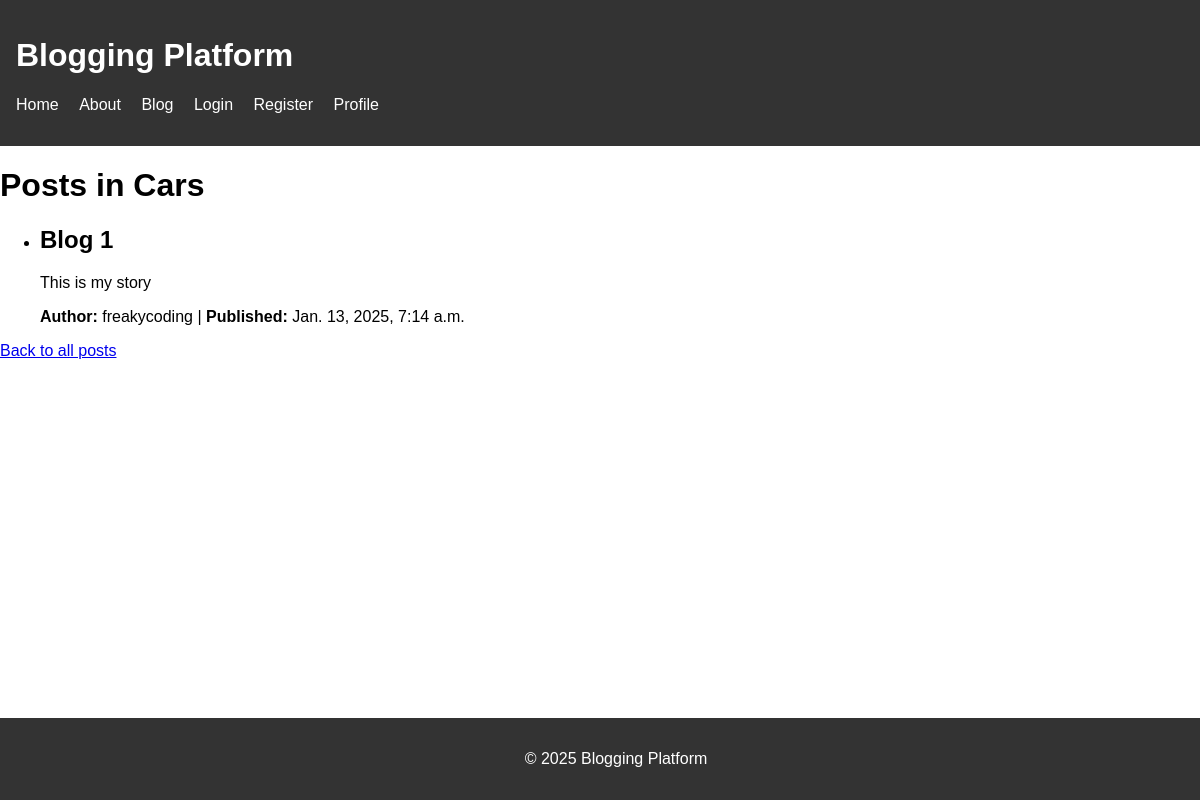
The app's page /blog/category/Cars/ with its own data.
### blog/models.py (models this page shows, shortened)
class Category(models.Model):
    name = models.CharField(max_length=100)

class BlogPost(models.Model):
    title = models.CharField(max_length=200)
    content = models.TextField()
    author = models.ForeignKey(User, on_delete=models.CASCADE)
    category = models.ForeignKey(Category, on_delete=models.SET_NULL, null=True)
    published_date = models.DateTimeField(auto_now=True)
    tags = models.ManyToManyField(Tag, blank=True)
    created_at = models.DateTimeField(auto_now_add=True)
    class Meta:
        ordering = ['-created_at']  # Order posts by creation date, newest first

### blog/views.py (the view)
# urls.py: path('category/<str:category_name>/', posts_by_category, name='posts_by_category'),
def posts_by_category(request, category_name):
    posts = BlogPost.objects.filter(category__name=category_name)
    published_after = request.GET.get('published_after')
    if published_after:
        published_after_date = datetime.strptime(published_after, '%Y-%m-%d')
        posts = posts.filter(published_date__gte=published_after_date)
    tags = request.GET.get('tags')
    if tags:
        tags_list = [tag.strip() for tag in tags.split(',')]
        posts = posts.filter(tags__in=tags_list)
    return render(request, 'blog/posts_by_category.html', {'posts': posts, 'category': category_name})

### blog/templates/blog/posts_by_category.html
{% extends 'base.html' %}
{% block content %}
    <h1>Posts in {{ category }}</h1>
    <ul>
        {% for post in posts %}
            <li>
                <h2>{{ post.title }}</h2>
                <p>{{ post.content }}</p>
                <p><strong>Author:</strong> {{ post.author.username }} | <strong>Published:</strong> {{ post.published_date }}</p>
            </li>
        {% empty %}
            <li>No posts available in this category.</li>
        {% endfor %}
    </ul>
    <a href="{% url 'blog:post_list' %}">Back to all posts</a>
{% endblock %}

### static/css/styles.css (style rules this page uses)
body { font-family: Arial, sans-serif; margin: 0; padding: 0; }
h1 { font-size: 2rem; }

### records on screen
Category: name "Cars"
BlogPost: title "Blog 1", content "This is my story", author.username "freakycoding", published_date "Jan. 13, 2025, 7:14 a.m."
